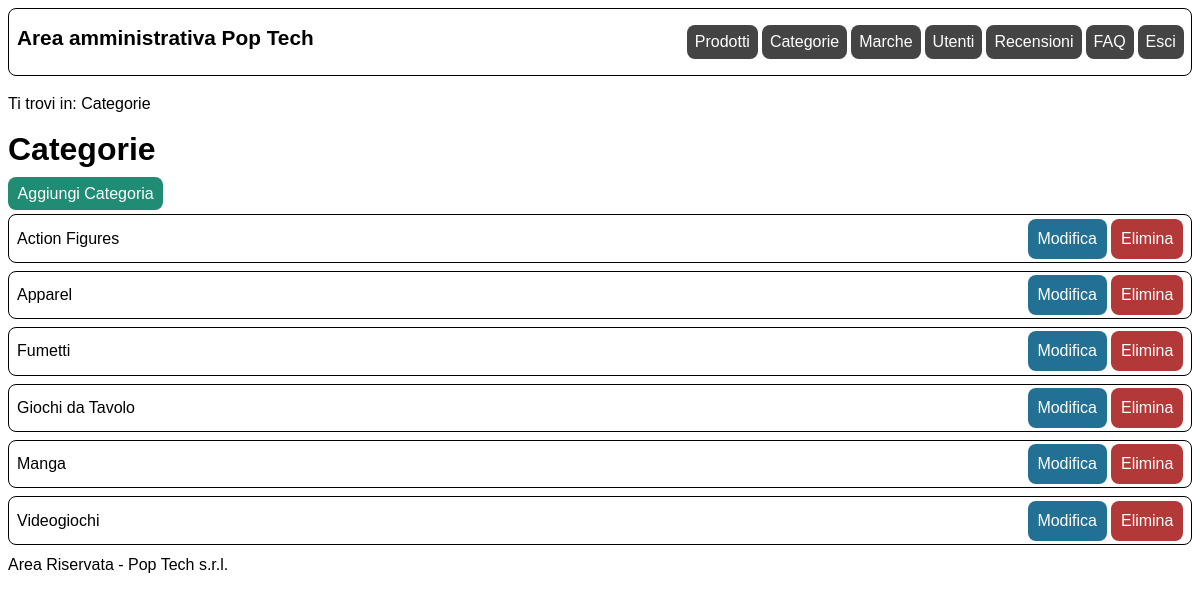
Screenshot of /admin/categorie.php (signed in) with the database file from the repository.
### tables this page shows
CREATE TABLE `categoria` (
  `ID` int(11) UNSIGNED NOT NULL,
  `nome` varchar(100) NOT NULL,
  `inPrimaPagina` tinyint(1) NOT NULL
);

### includes/connection.php (called while the page is built, shortened)
<?php
class DBAccess{
    private $connection;
    public function open_connection(){
        $this->connection = mysqli_connect(DBAccess::HOST_DB, DBAccess::USERNAME, DBAccess::PASSWORD, DBAccess::DATABASE_NAME);
        if(mysqli_connect_errno()) {
            echo "Errore di connessione al database: " . mysqli_connect_error();
            return false;
        }
        else{
            return true;
        }
    }
    public function exec_select_query($query){
        $res = mysqli_query($this->connection, $query) or die("Errore DB: ".mysqli_error($this->connection));
        if(mysqli_num_rows($res)==0){
            return array();
        }else{
            $resArray = array();
            while($row = mysqli_fetch_assoc($res)){
                array_push($resArray,$row);
            }
            return $resArray;
        }
    }
}
?>

### admin/categorie.php (the view, shortened to what this page needs)
<?php
    require_once "../includes/connection.php";
    require_once "../includes/utilities.php";
    $template = file_get_contents('layouts/layout.html');
    $title = "Pop Tech";
    $breadcrumbs = '<p>Ti trovi in: Categorie</p>';
    if(!isLoggedIn(true)){
        $content = '<p class="message errorMsg">Attenzione non disponi dei privilegi necessari per accede a questa pagina.</p>';
    }else{
        $content = "<h1>Categorie</h1>";
        $content .= '<a href="categoria.php" class="btn btn-green">Aggiungi Categoria</a>';
        $connection = new DBAccess();
        if($connection->open_connection()){
            $categories = $connection->exec_select_query('SELECT id, nome FROM categoria ORDER BY nome;');
            foreach($categories as $category){
                $content .= '<article class="listItem">';
                    $content .= '<span>'.parse_lang($category['nome']).'</span>';
                    $content .= '<a href="categoria.php?id='.$category['id'].'" class="btn btn-info">Modifica</a>';
                    $content .= '<a href="delete.php?id='.$category['id'].'&type=categoria" class="btn btn-danger">Elimina</a>';
                $content .= '</article>';
            }
        }else{
            $content .= '<p>I sistemi sono momentaneamente fuori servizio. Ci scusiamo per il disagio.</p>';
        }
    }
    $menu = get_admin_menu();
    $template = str_replace('{{menu}}',$menu,$template);
    $template = str_replace('{{title}}',$title,$template);
    $template = str_replace('{{breadcrumbs}}',$breadcrumbs,$template);
    $template = str_replace('{{content}}',$content,$template);
    echo $template;
?>

### styles/admin.css (style rules this page uses)
html,body { font-size: 100%; line-height: 1.5em; }
body { max-width: 1920px; margin: auto; font-family: Arial, Helvetica, sans-serif; }
:root { --acolor: darkblue; --avisitedcolor: purple; --ahovercolor: blue; --libgcolor: #444444; --liabgcolor: #fff; --bordercolor: #000; --itemhovercolor: lightgray; --btncolor:#FFF; --btnbgcolor: #218c74; --btnbordercolor: #218c74; --btninfobordercolor: #227093; --btninfobgcolor: #227093; --btndangerbgcolor: #b33939; --btndangerbordercolor: #b33939; --inputborder: gray; --successcolor: #114c3d; --successbgcolor: #cdf9eb; --successbordercolor: #114c3d; --errorcolor: #7a1717; --errorbgcolor: #edb7ba; --errorbordercolor: #7a1717; }
a { color: var(--acolor); text-decoration: underline; }
nav#menu h1 { flex-grow: 1; font-size: 1.3em; }
nav#menu { display: flex; flex-direction: row; padding: 0em 0.2em 0em 0.5em; margin: 0.5em; border: 1px solid black; border-radius: 0.5em; }
nav#menu ul { padding: 0em; display: inline; }
main,footer, nav#breadcrumbs { margin: 0.5em; }
.listItem { padding: 0.2em 0.2em 0.2em 0.5em; margin: 0.5em 0em 0.5em 0em; border: 1px solid var(--bordercolor); border-radius: 0.5em; display: flex; flex-wrap: wrap; align-items: center; }
.listItem span { flex-grow: 1; }
.listItem a.btn { margin-right: 0.3em; }
.btn { border-radius: 0.5em; text-decoration: none; padding: 0.5em 0.6em 0.5em 0.6em; border-width: 1px; }
.btn-green,.btn-green:visited,.btn-green:hover { background-color: var(--btnbgcolor); border-color: var(--btnbordercolor); color:var(--btncolor); }
.btn-info,.btn-info:visited,.btn-info:hover { background-color: var(--btninfobgcolor); border-color: var(--btninfobordercolor); color: var(--btncolor); }
.btn-danger,.btn-danger:visited,.btn-danger:hover { background-color: var(--btndangerbgcolor); border-color: var(--btndangerbordercolor); color: var(--btncolor); }

### styles/mobile.css (style rules this page uses)
nav#menu { opacity: 0; margin: 0; max-height: 1px; overflow-y: hidden; text-align: center; transition: opacity 0.5s ease-out; }
nav#breadcrumbs { max-width: 100%; margin: 0em 0.5em; }
main#content { margin: 0.5em; padding: 0em; }
main#content h1 { margin: 0.0em; line-height: 1.2; }

### styles/print.css (style rules this page uses)
html,body { font-size: 12pt; line-height: 1.5em; }
body { margin: auto; font-family: "Times New Roman", serif; }
footer { margin: 5mm; }
#menu { display: none; }

### rows the page displays
categoria: nome "Action Figures"
categoria: nome "Apparel"
categoria: nome "Fumetti"
categoria: nome "Giochi da Tavolo"
categoria: nome "Manga"
categoria: nome "Videogiochi"

### other values shown
$template "Area amministrativa Pop Tech Area Riservata - Pop Tech s.r.l."
$names[$i] "Prodotti"
$names[$i] "Categorie"
$names[$i] "Marche"
$names[$i] "Utenti"
$names[$i] "Recensioni"
$names[$i] "FAQ"
